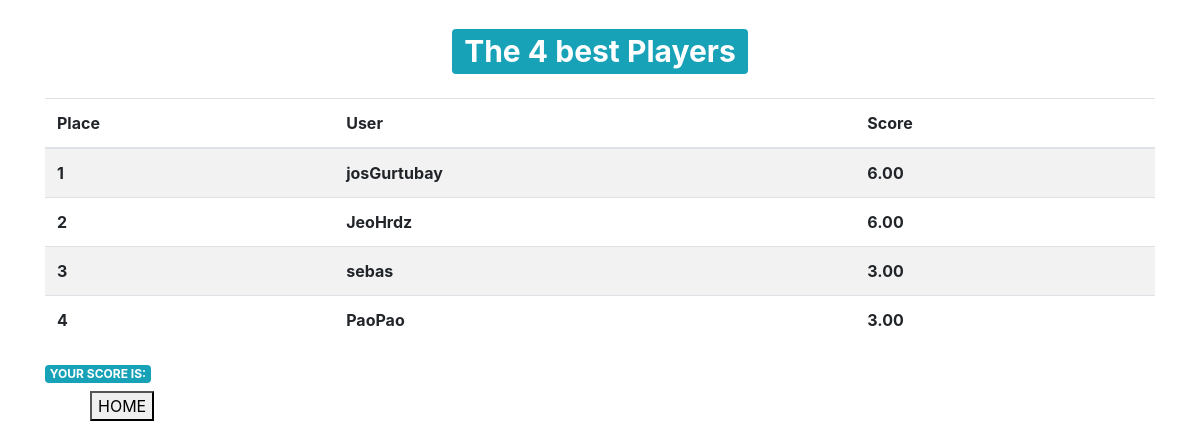
/tablero/, run on an earlier commit of the app's database.
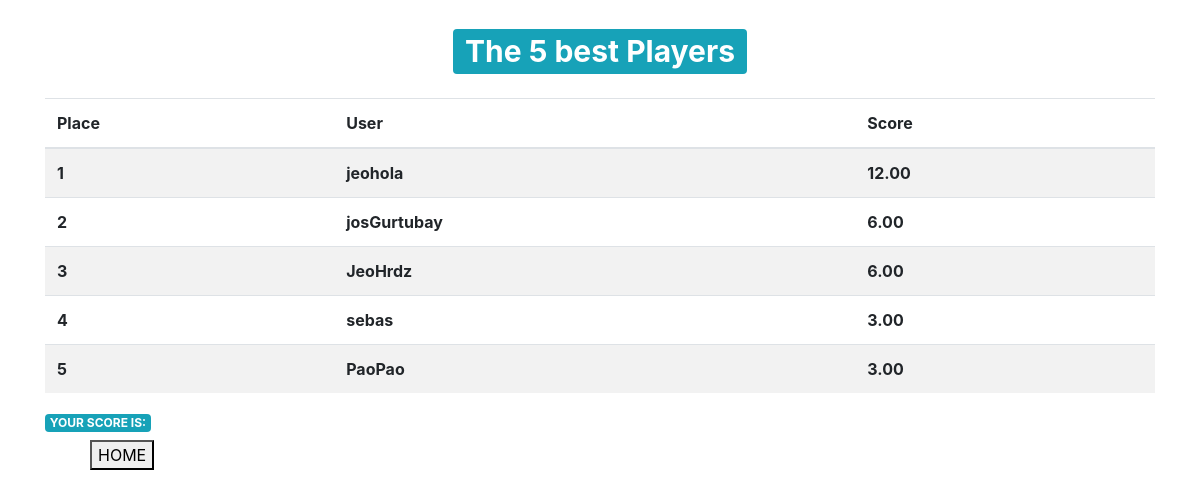
And on a later commit of the database.
### Quiz/models.py (models this page shows, shortened)
class QuizUsuario(models.Model):
    usuario = models.OneToOneField(User, on_delete=models.CASCADE)
    puntaje_total = models.DecimalField(verbose_name='Puntaje Total', default=0, decimal_places=2, max_digits=10)

### Quiz/views.py (the view)
# urls.py: path('tablero/', tablero, name='tablero'),
def tablero(request):
	total_usaurios_quiz = QuizUsuario.objects.order_by('-puntaje_total')[:10]
	contador = total_usaurios_quiz.count()
	context = {
		'usuario_quiz':total_usaurios_quiz,
		'contar_user':contador
	}
	return render(request, 'play/tablero.html', context)

### Template/play/tablero.html (shortened to what this page needs)
{% extends 'base.html' %}
{% block contenido %}
<div class="container">
    <h1 class="text-center my-4">
        <span class="badge badge-info">
            The {{contar_user}} best Players
        </span>
    </h1>
    <table class="table table-striped table bodered">
        <thead>
            <tr>
                <th>Place</th>
                <th>User</th>
                <th>Score</th>
            </tr>
        </thead>
        <tbody>
            {% for user_quiz in usuario_quiz %}
            <tr>
                <th>{{forloop.counter}}</th>
                <th>{{user_quiz.usuario.username}}</th>
                <th>{{user_quiz.puntaje_total}}</th>
            </tr>
            {% endfor %}
        </tbody>
    </table>
    <h2 class="badge badge-info">YOUR SCORE IS:</h2>
</div>
    <a href="{% url 'inicio' %}">
		<button style="margin-left: 90px;">
			HOME
		</button>
	</a>
{% endblock %}

### Template/base.html (shortened to what this page needs)
<!DOCTYPE html>
<html lang="en">
<head>
    <link rel="stylesheet" href="https://maxcdn.bootstrapcdn.com/bootstrap/4.0.0-beta.2/css/bootstrap.min.css">
    <link rel="stylesheet" href="https://maxcdn.bootstrapcdn.com/font-awesome/4.7.0/css/font-awesome.min.css">
    <link rel="stylesheet" href="https://maxcdn.bootstrapcdn.com/font-awesome/4.7.0/css/font-awesome.min.css">
</head>
<body>
    {% block contenido %}
    {% endblock %}
</body>
</html>

What changed in the data, as far as the page shows it:
added QuizUsuario: usuario.username "jeohola", puntaje_total "12.00"
Also different on the page:
{{ contar_user }}: "4" → "5"
